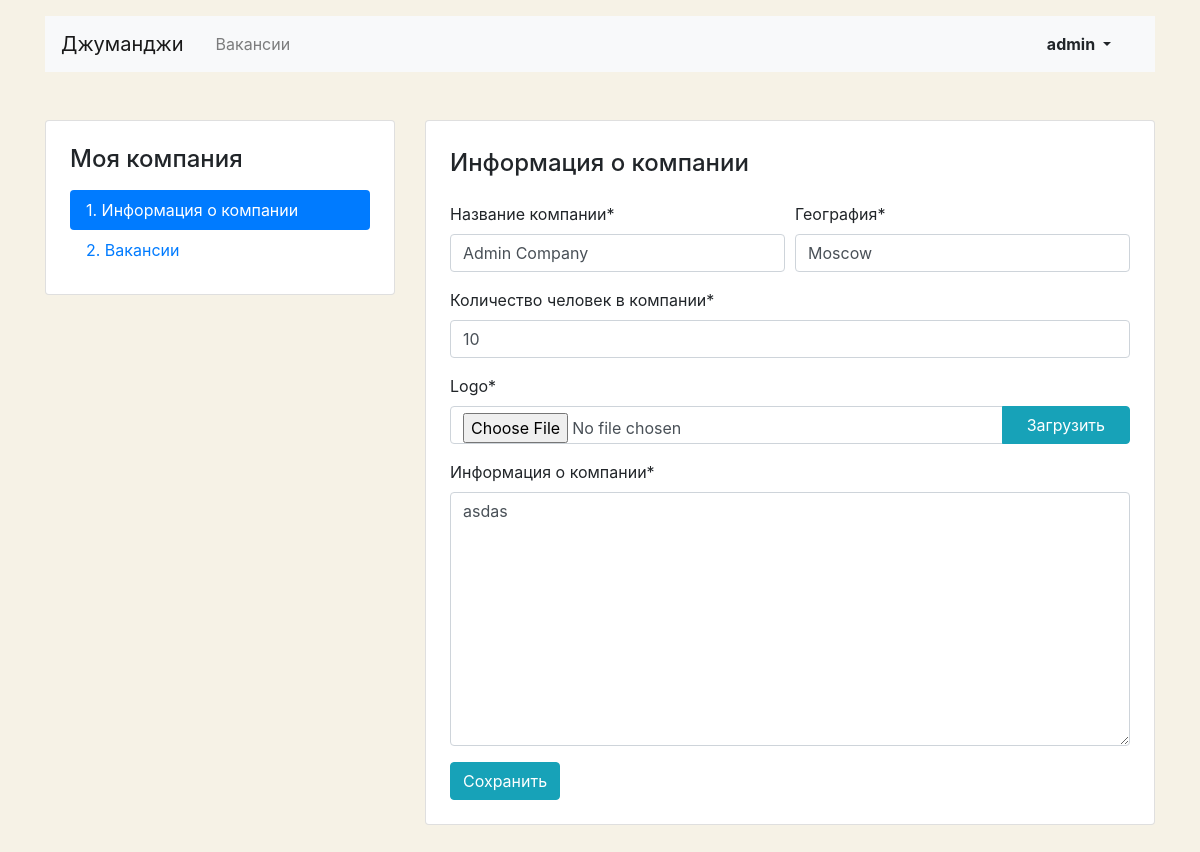
/mycompany/ (signed in), run on an earlier commit of the app's database.
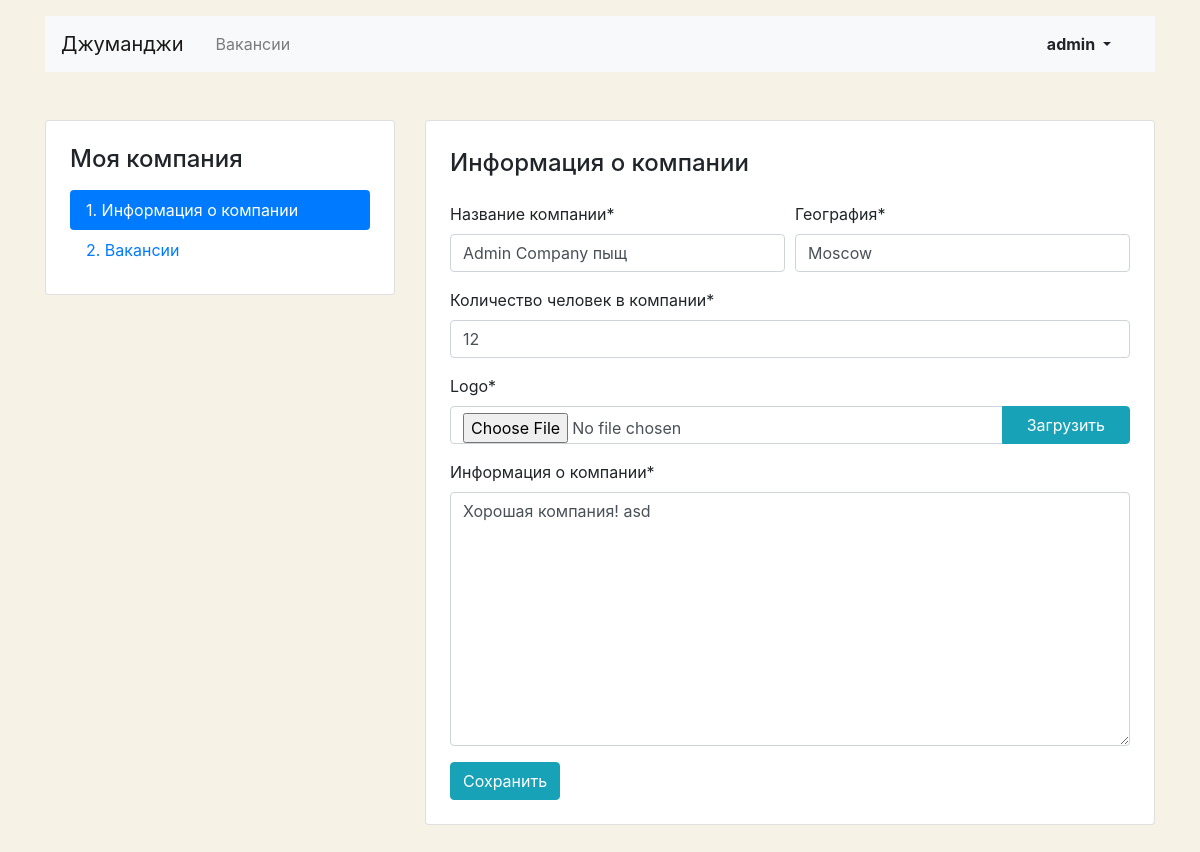
And on a later commit of the database.
### myapp/models.py (models this page shows, shortened)
class Company(models.Model):
    name = models.CharField(max_length=100)
    location = models.CharField(max_length=100)
    logo = models.ImageField(upload_to="logos/", blank=False)
    description = models.TextField(max_length=1000)
    employee_count = models.PositiveIntegerField(
        validators=[MinValueValidator(1)], blank=False
    )
    owner = models.OneToOneField(
        User, related_name="company", on_delete=models.CASCADE
    )
    class Meta:
        verbose_name = "Компания"
        verbose_name_plural = "Компании"

### myapp/views.py (the view)
# urls.py: path("mycompany/", views.MyCompany.as_view(), name="my_company"),
class MyCompany(
    LoginRequiredMixin, UserMustHasCompany, SuccessMessageMixin, UpdateView
):
    model = models.Company
    template_name = "myapp/company-edit.html"
    form_class = CompanyForm
    success_url = reverse_lazy("my_company")
    success_message = "Изменения успешно сохранены"
    def get_object(self):
        return models.Company.objects.get(owner=self.request.user)

### myapp/forms.py
class CompanyForm(forms.ModelForm):
    logo = forms.ImageField(
        widget=forms.FileInput,
    )
    class Meta:
        model = models.Company
        fields = (
            "name",
            "location",
            "logo",
            "description",
            "employee_count",
        )
        labels = {
            "name": "Название компании",
            "location": "География",
            "logo": "Логотип",
            "description": "Информация о компании",
            "employee_count": "Количество человек в компании",
        }
    def __init__(self, *args, **kwargs):
        super().__init__(*args, **kwargs)
        self.helper = FormHelper()
        self.helper.form_method = "post"
        self.helper.layout = Layout(
            Row(
                Column("name"),
                Column("location"),
            ),
            Row(
                Column("employee_count"),
            ),
            FieldWithButtons(
                "logo",
                StrictButton("Загрузить", type="submit", css_class="btn btn-info px-4"),
            ),
            "description",
            Submit("submit", "Сохранить", css_class="btn btn-info"),
        )

### myapp/templates/myapp/company-edit.html (shortened to what this page needs)
{% extends 'base.html' %}
{% block content %}
{% load crispy_forms_tags %}
  <main class="container mt-3 pb-5">
    <div class="row mt-5">
      <div class="col-12 col-lg-4">
        <aside class="pt-3 pb-4 px-4 mb-5 card">
          <h1 class="h4 pt-2 pb-2">Моя компания</h1>
          <div class="nav flex-column nav-pills">
            <a class="nav-link active" href="{%url "my_company" %}">1. Информация о&nbsp;компании</a>
            <a class="nav-link" href="{% url "my_company_vacancies_list" %}">2. Вакансии</a>
          </div>
        </aside>
      </div>
      <div class="col-12 col-lg-8">
        <div class="card">
          <div class="card-body px-4 pb-4">
            <section class="tab-pane fade show active">
               <h2 class="h4 pt-2 pb-3">Информация о&nbsp;компании</h2>
            {% crispy form %}
          </section>
          </div>
        </div>
      </div>
    </div>
  </main>
{% endblock %}

What changed in the data, as far as the page shows it:
removed Company: name "Admin Company", location "Moscow", employee_count "10", description "asdas"
added Company: name "Admin Company пыщ", location "Moscow", employee_count "12", description "Хорошая компания! asd"
